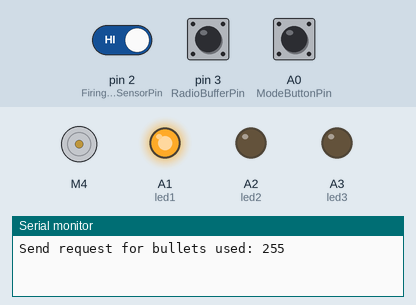
This sketch was run on a simulated Arduino Uno, built with avr-gcc and run on an emulated ATmega328P. Parts: DC motor (green arrow = forward, orange = backward, longer = faster), output pins drawn as LEDs (lit = HIGH), the last lines printed to the serial monitor. The inputs (shaded band) are chosen by the test bench; at power-on: pin 2 (FiringPinProxSensorPin) HIGH, A0 (ModeButtonPin) HIGH, pin 3 (RadioBufferPin) HIGH. Random numbers use the default seed unless the sketch sets one; no radio packets arrive unless stated.

Above: at 1.2 s.
1.3 s: pin 2 (FiringPinProxSensorPin) driven LOW
At 3.3 s:
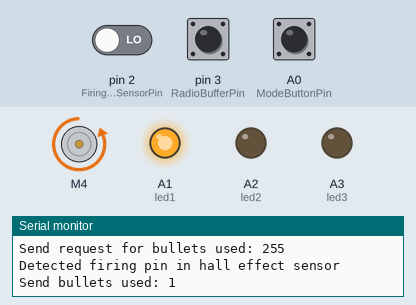
4.3 s: A0 (ModeButtonPin) pulled LOW for 0.15 s
At 4.9 s:
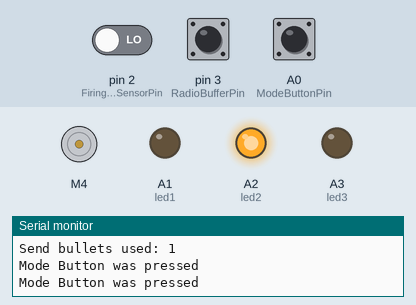
5.9 s: A0 (ModeButtonPin) pulled LOW for 1 s
At 7.1 s:
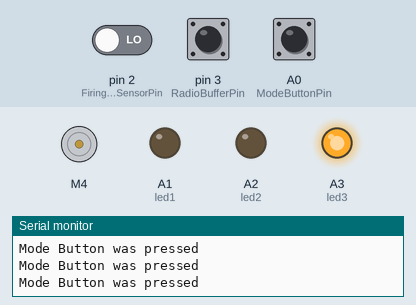
8.4 s: A0 (ModeButtonPin) pulled LOW for 0.15 s
At 9.0 s:
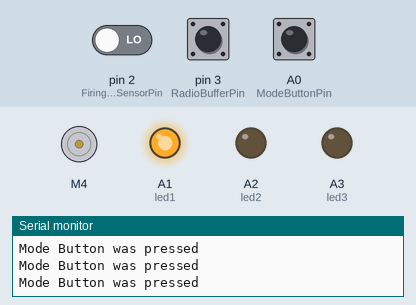
11.5 s: A0 (ModeButtonPin) pulled LOW for 3.2 s
At 12.5 s:
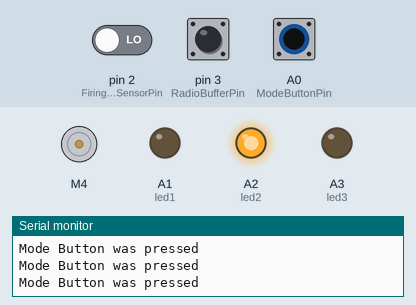
Timing chart, 0 to 14.5 s (numbered marks = the images above; inputs shaded):
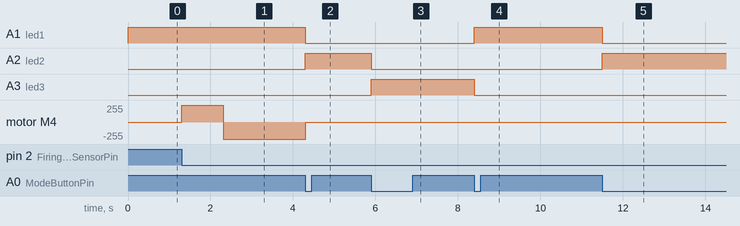

Measured:
- after the input at 1.3 s, motor M4: stopped → forward 255/255 at once, → backward 255/255 1.0 s later
- after the input at 4.3 s, A1 (led1): HIGH → LOW at once; A2 (led2): LOW → HIGH at once
- after the input at 5.9 s, A2 (led2): HIGH → LOW at once; A3 (led3): LOW → HIGH at once
- after the input at 8.4 s, A1 (led1): LOW → HIGH at once; A3 (led3): HIGH → LOW at once
- after the input at 11.5 s, A1 (led1): HIGH → LOW at once; A2 (led2): LOW → HIGH at once

The sketch:

barrell.ino
```cpp
#include "avr/interrupt.h"
// #include "VL53L0X.h"
#include <Wire.h>
#include <SPI.h>
#include <nRF24L01.h>
#include <RF24.h>
#include <SparkFun_TB6612.h>

#define AIN1 4
#define AIN2 5
#define PWMA 6
#define STBY 9

// N O T E S
// store magazine name and current_bullets_used in memory
// set count to the current_bullets_used from the mag
// tap_rack_bang()
// (dont talk to other mags until current mag empty/unresponsive)

// C O N S T A N T S
const int offsetA = 1;
const byte NUM_BULLETS = 17;
const int LENGTH_OF_1_SECOND = 1000;
const int STEP_LENGTH = 1000;
const int REQUEST_BULLETS_USED = 255;
const int SLIDE_MOTOR_SPEED = 255;
const int SHORT_NUM_STEPS = 1;
const int LONG_NUM_STEPS = 2;
const int TAP_RACK_BANG_TIME = 2; // seconds
const int TRB_WAIT_INTERVAL = 10; // miliseconds
const byte DATA_WAIT_TIME = 200;
const byte address[6] = "00001";
const byte FiringPinProxSensorPin = 2;
const byte ModeButtonPin = A0;
const byte RadioBufferPin = 3;
const byte led1 = A1;
const byte led2 = A2;
const byte led3 = A3;
const char CurrentMagSerialNumber[17]; // 16 length hex string. each char one of [0123456789ABCDEF]

// G L O B A L S
RF24 radio(7, 8); // CE, CSN
Motor slideMotor = Motor(AIN1, AIN2, PWMA, offsetA, STBY);
volatile byte mode = 1; //should we put mode in the eeprom so it recalls it?
volatile int BulletsUsed = 0;
volatile bool jammed = false;
volatile bool new_magazine = false;
volatile bool receivedSerialNumAndBulletsUsed = false;
volatile bool limit_switch = true; // impersonate the limnit switch input
volatile bool slide_fully_extended = true; // impersonate the slide fully extended input


void pciSetup(byte pin)
{
  *digitalPinToPCMSK(pin) |= bit (digitalPinToPCMSKbit(pin));  // enable pin
  PCIFR  |= bit (digitalPinToPCICRbit(pin)); // clear any outstanding interrupt
  PCICR  |= bit (digitalPinToPCICRbit(pin)); // enable interrupt for the group
}


void setup() {
  Serial.begin(9600);
  radio.begin();
  radio.maskIRQ(1,1,0);
  pinMode(FiringPinProxSensorPin, INPUT);
  pinMode(ModeButtonPin, INPUT);
  digitalWrite(ModeButtonPin, HIGH);
  pinMode(RadioBufferPin, INPUT);
  pinMode(led1, OUTPUT);
  pinMode(led2, OUTPUT);
  pinMode(led3, OUTPUT);
  attachInterrupt(digitalPinToInterrupt(FiringPinProxSensorPin), prox_sensor_ISR, FALLING);
  pciSetup(ModeButtonPin);
  attachInterrupt(digitalPinToInterrupt(RadioBufferPin), RadioBufferISR, FALLING);
  startReceiver();
  setModeLEDs();
  get_mag_count();
}


void startReceiver(){
  radio.openReadingPipe(0, address);;
  radio.setPALevel(RF24_PA_MIN);
  radio.startListening();
}


void startTransmitter(){
  radio.openWritingPipe(address);
  radio.setPALevel(RF24_PA_MIN);
  radio.stopListening();
}


void drive_motor(int num_steps){
  if (num_steps < 0){
    slideMotor.drive(-SLIDE_MOTOR_SPEED);
  } else if (num_steps > 0){
    slideMotor.drive(SLIDE_MOTOR_SPEED);
  }
  delay(abs(num_steps) * STEP_LENGTH);
  slideMotor.brake();
}


void continuous_mode_ops(){
  // Motor turns on for short encoder steps/time
  drive_motor(SHORT_NUM_STEPS);
  // delay(100);
  return_home();
}


void reload_mode_ops() {
  if (BulletsUsed < NUM_BULLETS){
    continuous_mode_ops();
  } else {
    // motor turn long encoder steps
    drive_motor(LONG_NUM_STEPS);
    Serial.print("Fired ");
    Serial.print(NUM_BULLETS);
    Serial.println(" bullets. Slide locked open by slide stop.");

    /*
    // might need to wait until mag has extended the follower before return slide to home
    // need to experiment to find out for sure
    while (!mag_follower_extended()){
      delay(1);
    }
    */

    // (slide locked open at this point -- this is done on the mag side)
    return_home();

    // wait forever for a new magazine greeting interrupt
    while (!new_magazine){
      delay(500);
    }

    // made it past the wait for new mag. now, set new mag to false
    new_magazine = false;
  }
}


void return_home(){
  // over and over forever
  while (true) {
    // turn backward one step
    drive_motor(-LONG_NUM_STEPS);
    // if it hits the limit switch
    if (limit_switch){
      // bail out of loop
      break;
    }
  }
}


void rand_mode_ops(){
  int RandomInt = random(NUM_BULLETS + 1); //Random number between 0-NUM_BULLETS
  if (BulletsUsed != RandomInt){
    reload_mode_ops();
  }
  else {
    jammed = true;

    // this looks really funny here but it is legit. when the mag button is pressed,
    // the same message is sent to the chamber regardless of whether it was a
    // 'tap-rack-bang' button press or a reload button press

    // wait forever for tap-rack-bang
    while (jammed){
      delay(10);
    }
  }
}


void tap_rack_bang(){
  // wait 'wait_seconds' for dist sensor to show slide has been fully extended
  float max_i = TAP_RACK_BANG_TIME*LENGTH_OF_1_SECOND / TRB_WAIT_INTERVAL;
  for (int i = 0; i < max_i; i++){
    delay(10);
    if (slide_fully_extended){
      jammed = false;
      break;
    }
  }
}


void set_mag_count(){
  ++BulletsUsed; // add one to number of bullets used
  startTransmitter();
  delay(100);
  Serial.print("Send bullets used: ");
  Serial.println(BulletsUsed);
  radio.write(&BulletsUsed, sizeof(BulletsUsed));
  delay(100);
  sei();
  startReceiver();
}


void get_mag_count()
{
  // do this at the very beginning incase the mag was already powered
  // which means the barrel wouldnt have heard its broadcast
  startTransmitter();
//  delay(100);
  Serial.print("Send request for bullets used: ");
  Serial.println(REQUEST_BULLETS_USED);
  radio.write(&REQUEST_BULLETS_USED, sizeof(REQUEST_BULLETS_USED));
  delay(10);
  sei();
  startReceiver();
}


void waitForNumBullets(){
  unsigned long startMillis = millis();
  while (millis() - startMillis < DATA_WAIT_TIME) {
    if (radio.available()) {
      radio.read(&BulletsUsed, sizeof(BulletsUsed));
      Serial.print("4 received number bullets used: ");
      Serial.println(BulletsUsed);
      break;
    }
  }
}


void waitForSerialNum(){
  unsigned long startMillis = millis();
  while (millis() - startMillis < DATA_WAIT_TIME) {
    if (radio.available()) {
      radio.read(&CurrentMagSerialNumber, sizeof(CurrentMagSerialNumber));
      Serial.print("2 received serial number: ");
      Serial.println(CurrentMagSerialNumber);
      break;
    }
  }
}


void loop() {
  if (!receivedSerialNumAndBulletsUsed)
  {
    waitForSerialNum();
    delay(100);
    waitForNumBullets();
    delay(100);
    receivedSerialNumAndBulletsUsed = true;
    attachInterrupt(digitalPinToInterrupt(RadioBufferPin), RadioBufferISR, FALLING);
    new_magazine = true;
  }
}


void RadioBufferISR(){
  Serial.println("Radio has data in the buffer");
  detachInterrupt(digitalPinToInterrupt(RadioBufferPin));
  receivedSerialNumAndBulletsUsed = false;
  sei();
}


// prox sensor trigger this ISR
void prox_sensor_ISR(){
  Serial.println("Detected firing pin in hall effect sensor");
  set_mag_count();
  switch (mode){
    case 1:
      continuous_mode_ops();
      break;
    case 2:
      reload_mode_ops();
      break;
    case 3:
      rand_mode_ops();
      break;
  }
}


// todo: use an interrupt on change interrupt for this on a pin other than 2 or 3
// mode_button_ISR
ISR(PCINT1_vect){
  Serial.println("Mode Button was pressed");
  if (!digitalRead(ModeButtonPin)){
    ++mode;
    setModeLEDs();
  }
}


void setModeLEDs(){
  switch (mode){
    case 2:
      // light the 2nd LED
      digitalWrite(led1, LOW);
      digitalWrite(led2, HIGH);
      digitalWrite(led3, LOW);
      break;
    case 3:
      // light the 3rd LED
      digitalWrite(led1, LOW);
      digitalWrite(led2, LOW);
      digitalWrite(led3, HIGH);
      break;
    default:
      mode = 1;
      // light the 1st LED
      digitalWrite(led1, HIGH);
      digitalWrite(led2, LOW);
      digitalWrite(led3, LOW);
  }
}
```
